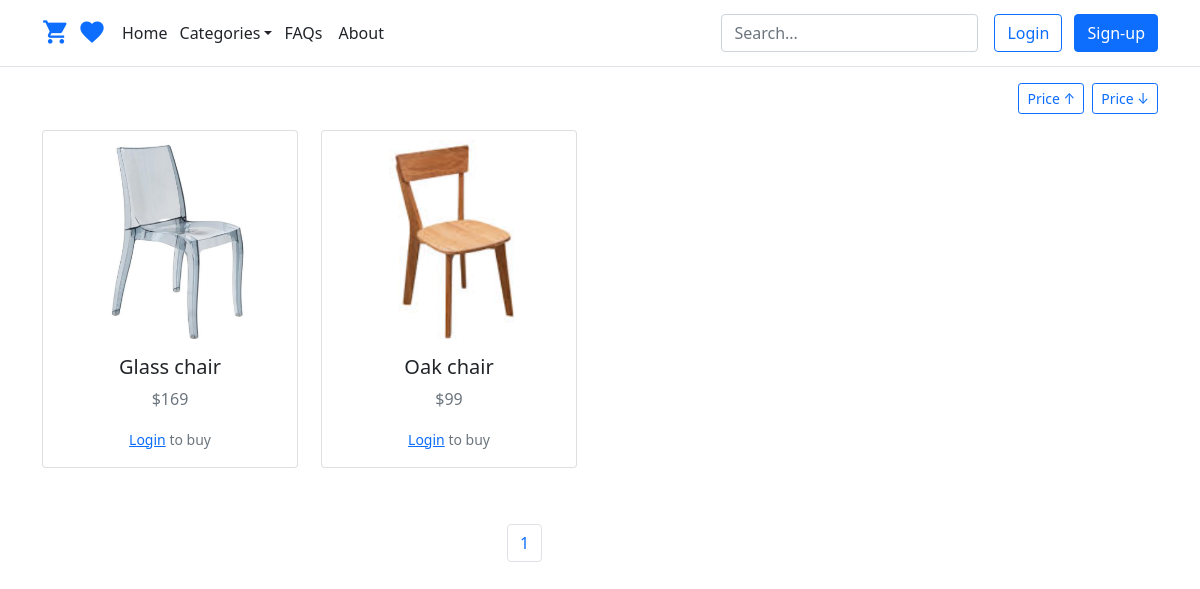
Before: / with the older database file.
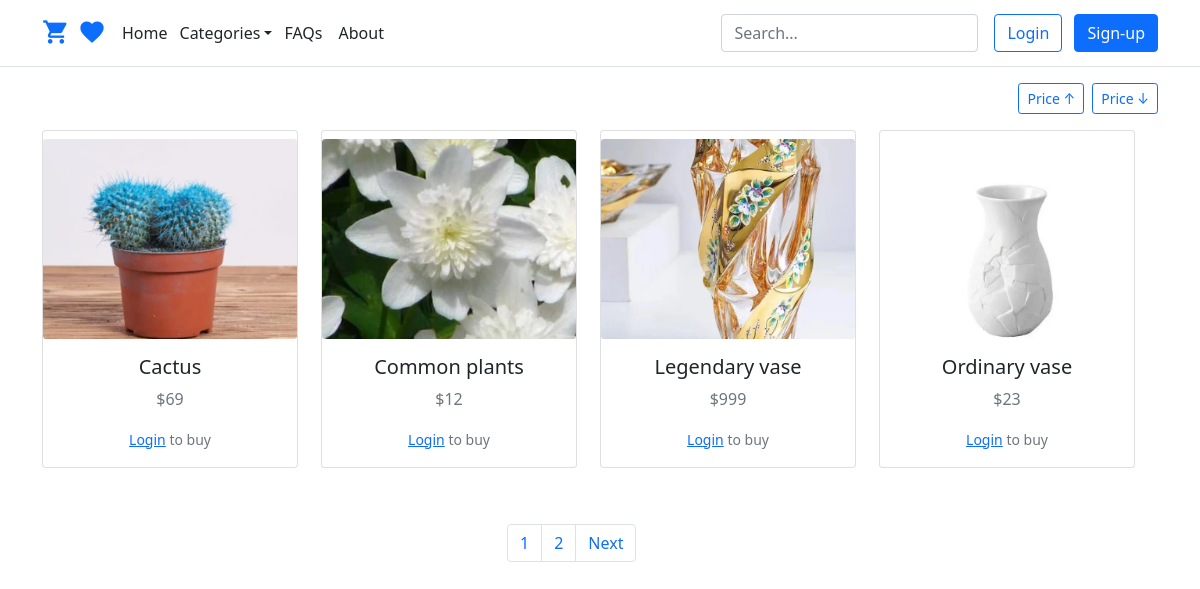
After: the same page with the newer database file.
### shop/models.py (models this page shows, shortened)
class Product(models.Model):
    category = models.ForeignKey(Category, on_delete=models.CASCADE, related_name='category')
    image = models.ImageField(upload_to='products')
    title = models.CharField(max_length=250)
    description = models.TextField()
    price = models.IntegerField()
    date_created = models.DateTimeField(auto_now_add=True)
    slug = models.SlugField(unique=True)
    quantity = models.IntegerField(default=0)
    class Meta:
        ordering = ('-date_created',)

### shop/views.py (the view)
# urls.py: path('', views.home_page, name='home_page'),
def home_page(request):
	products = Product.objects.filter(quantity__gt=0)  # Only show products with quantity > 0
	context = {'products': paginat(request, products)}
	return render(request, 'home_page.html', context)

### cart/utils/cart.py (called while the page is built)
    def __iter__(self):
        product_ids = self.cart.keys()  # Get all the product IDs in the cart
        products = Product.objects.filter(id__in=product_ids)  # Get products from the database using product IDs
        cart = self.cart.copy()  # Create a copy of the cart to avoid modifying the original session data
        for product in products:
            cart[str(product.id)]['product'] = product
        for item in cart.values():
            item['total_price'] = int(item['price']) * int(item['quantity'])
            yield item

    def add_cart_session(self):
        cart = self.session.get(CART_SESSION_ID)
        if not cart:
            cart = self.session[CART_SESSION_ID] = {}
        return cart

### online_shop/context_processors.py (called while the page is built)
def return_cart(request):
    cart = len(list(Cart(request))) # Count the items in the cart
    return {'cart_count': cart} # Return the count as part of the context

def return_categories(request):
    categories = Category.objects.all()  # Get all categories from the database
    return {'categories': categories}  # Return the categories as part of the context

### shop/models.py (called while the page is built)
    def __str__(self):
        return self.title

### shop/templates/home_page.html (shortened to what this page needs)
{% extends 'base.html' %}
{% block content %}
    {% if products %}
        <div class="d-flex justify-content-end mb-3">
            {% if category %}
                <a href="{% url 'shop:filter_by_category' category.slug %}?sort=asc" class="btn btn-outline-primary btn-sm me-2 {% if sort_order == 'asc' %}active{% endif %}">
                    Price ↑
                </a>
                <a href="{% url 'shop:filter_by_category' category.slug %}?sort=desc" class="btn btn-outline-primary btn-sm {% if sort_order == 'desc' %}active{% endif %}">
                    Price ↓
                </a>
            {% else %}
                <a href="{% url 'shop:filter_by_price' %}?sort=asc" class="btn btn-outline-primary btn-sm me-2 {% if sort_order == 'asc' %}active{% endif %}">
                    Price ↑
                </a>
                <a href="{% url 'shop:filter_by_price' %}?sort=desc" class="btn btn-outline-primary btn-sm {% if sort_order == 'desc' %}active{% endif %}">
                    Price ↓
                </a>
            {% endif %}
        </div>
        <div class="row">
            {% for product in products.object_list %}
                <div class="col-md-3">
                    <div class="card me-2 mb-2" style="width: 16rem;">
                        <img class="card-img mt-2" style="object-fit: cover;" width="268" height="200" src="{{ product.image.url }}">
                        <div class="mt-3 text-center">
                            <h5 class="card-title">{{ product.title }}</h5>
                            <p class="text-muted">${{ product.price }}</p>
                            {% if user.is_authenticated %}
                                <a href="{{ product.get_absolute_url }}" class="mb-3 btn btn-outline-primary w-100">Buy Now</a>
                            {% else %}
                                <p class="text-muted"><small><a href="{% url 'accounts:user_login' %}">Login</a> to buy</small></p>
                            {% endif %}
                        </div>
                    </div>
                </div>
            {% endfor %}
        </div>
        <center class="mt-5">
            <div class="col-md-2">
                <ul class="pagination">
                    <li class="page-item"><a class="page-link" href="?page={{ products.number }}">{{ products.number }}</a></li>
                    {% if products.has_next %}
                        <li class="page-item"><a class="page-link" href="?page={{ products.next_page_number }}">{{ products.next_page_number }}</a></li>
                        <li class="page-item"><a class="page-link" href="?page={{ products.next_page_number }}">Next</a></li>
                    {% endif %}
                </ul>
            </div>
        </center>
    {% endif %}
{% endblock %}

Changed rows visible on the page:
no longer on this page (row unchanged): Product: image (picture), title "Glass chair", price "169"
no longer on this page (row unchanged): Product: image (picture), title "Oak chair", price "99"
added Product: image (picture), title "Cactus", price "69"
added Product: image (picture), title "Common plants", price "12"
added Product: image (picture), title "Legendary vase", price "999"
added Product: image (picture), title "Ordinary vase", price "23"
Other visible differences:
{{ products.next_page_number }}: (not shown) → "2"
text now shown: "Next"
